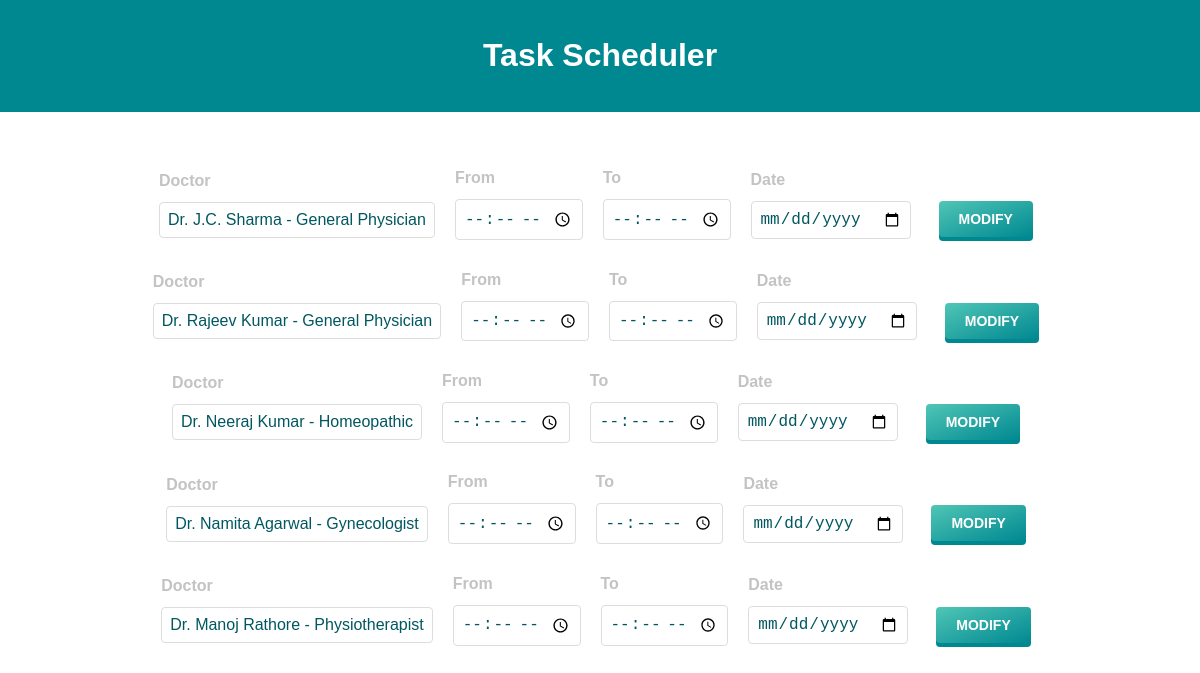
/schedule (signed in), run on the app's committed database.
### medico/models.py (models this page shows, shortened)
class User(db.Model, UserMixin):
    id = db.Column(db.Integer, primary_key=True)
    username = db.Column(db.String(length=30), nullable=False, unique=True)
    email_address = db.Column(db.String(length=50), nullable=False, unique=True)
    password_hash = db.Column(db.String(length=60), nullable=False)
    role = db.Column(db.String(length=10), nullable=False)
    specialisation = db.Column(db.String(length=100), nullable=True)
    user_appointments = db.relationship('Appointment',
                                        foreign_keys='Appointment.user_id',
                                        backref='user',
                                        lazy=True)
    doctor_appointments = db.relationship('Appointment',
                                          foreign_keys='Appointment.doctor_id',
                                          backref='doctor',
                                          lazy=True)
    @property
    def password(self):
        return self.password

### medico/routes.py (the view)
@app.route('/schedule', methods=['GET', 'POST'])
@login_required
def schedule_page():
    doctors = User.query.filter_by(role='medical_staff').all()
    return render_template('scheduler.html', doctors=doctors)

### medico/models.py (called while the page is built)
@login_manager.user_loader
def load_user(user_id):
    return User.query.get(int(user_id))

### medico/templates/scheduler.html (shortened to what this page needs)
<!DOCTYPE html>
<html lang="en">
<head>
    <link rel="stylesheet" href="{{ url_for('static', filename='css/scheduler.css') }}">
</head>
<body>
    <header>
        <h1>Task Scheduler</h1>
    </header>
    <main>
        {% for doctor in doctors %}
        <div class="task-form" style="flex-wrap: wrap;">
            <div class="formbold-mb-5">
                <label for="doctor" class="formbold-form-label"> Doctor </label>
                <label name="doctor" id="doctor" class="formbold-form-input">
                    {{ doctor.username }} - {{ doctor.specialisation }}
                </label>
            </div>
            <div class="formbold-mb-5">
                <label for="time1" class="formbold-form-label"> From </label>
                <input type="time" name="time1" id="time1_{{ doctor.username }}" class="formbold-form-input" />
            </div>
            <div class="formbold-mb-5">
                <label for="time2" class="formbold-form-label"> To </label>
                <input type="time" name="time2" id="time2_{{ doctor.username }}" class="formbold-form-input" />
            </div>
            <div class="formbold-mb-5">
                <label for="date" class="formbold-form-label"> Date </label>
                <input type="date" name="date" id="date_{{ doctor.username }}" class="formbold-form-input" onchange="updateTimes('{{ doctor.username }}')" />
            </div>
            {% if current_user.is_authenticated and current_user.role == 'medical_staff'%}
            <div class="modify-button" style="margin-top: 3%; flex: 0 0 auto;">
                <a href="{{ url_for('modify_schedule', doctor_id=doctor.id) }}" class="button" style="margin-top: 3%; text-decoration: none;">
                    Modify
                </a>
            </div>
            {% endif %}
        </div>
        {% endfor %}
    </main>
</body>
</html>

### medico/static/css/scheduler.css (style rules this page uses)
body { font-family: Arial, sans-serif; margin: 0; padding: 0; background: url('../images/footer-bg.png') cover no-repeat center center fixed; }
header { background-color: #008891; color: white; text-align: center; padding: 1rem 0; }
main { max-width: 1200px; margin: 0 auto; padding: 2rem; }
.task-form { display: flex; flex-wrap: wrap; gap: 20px; margin-bottom: 40px; justify-content: center; align-items: center; }
.formbold-mb-5 { display: flex; flex-direction: column; align-items: flex-start; }
.formbold-form-label { display: block; font-weight: 500; font-size: 16px; color: #c3c3c3; margin-bottom: 12px; }
.formbold-form-input { width: 100%; padding: 12px 24px; max-width: 300px; border-radius: 6px; border: 1px solid #e0e0e0; background: rgba(255, 255, 255, 0.9); font-weight: 500; font-size: 16px; color: #005761; outline: none; resize: none; white-space: nowrap; overflow: hidden; text-overflow: ellipsis; display: inline-block; box-sizing: border-box; }
.button { display: inline-block; padding: 10px 24px; margin: 8px; font-size: 14px; font-weight: bold; text-transform: uppercase; color: #fff; background-image: linear-gradient(to bottom right, #50c6b6, #008891); border: none; border-radius: 30px; box-shadow: 0px 4px 0px #008891; transition: all 0.2s ease-in-out; cursor: pointer; }
.modify-button { flex: 0 0 auto; }
.task-form { margin: 20px 0; }
.formbold-form-label { font-weight: bold; }
.formbold-form-input { width: 100%; padding: 8px; box-sizing: border-box; border: 1px solid #ddd; border-radius: 4px; }
.button { background-color: #007bff; color: #fff; border: none; padding: 10px 20px; border-radius: 4px; cursor: pointer; }

### data on the page
User: username "Dr. J.C. Sharma", specialisation "General Physician"
User: username "Dr. Rajeev Kumar", specialisation "General Physician"
User: username "Dr. Neeraj Kumar", specialisation "Homeopathic"
User: username "Dr. Namita Agarwal", specialisation "Gynecologist"
User: username "Dr. Manoj Rathore", specialisation "Physiotherapist"
